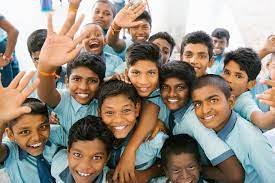
#> input picture photos/group2.jpg, 275 x 183 px
$ python face_detect.py
#> lines starting #> are read from the running program, lines starting #| are printed output that depends on the picture; after the words box and inside, x2 and y2 are one past the last pixel; in counts of white or black regions, pixels touching at a corner belong together
import cv2 as cv

img=cv.imread('photos/group2.jpg')
#> img is the input picture: shape (183, 275, 3); mean B, G, R 126, 138.8, 151.1
cv.imshow('Zakki Formal',img)

gray=cv.cvtColor(img,cv.COLOR_BGR2GRAY)
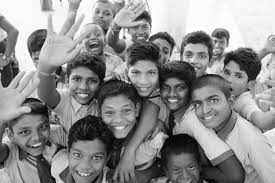
#> gray: shape (183, 275); min 0, max 255, mean 141
cv.imshow('Gray',gray)

haar_cascade=cv.CascadeClassifier('haar_face.xml')

faces_rect=haar_cascade.detectMultiScale(gray,scaleFactor=1.1,minNeighbors=1)
#> faces_rect = [[89, 3, 24, 24], [128, 18, 25, 25], [158, 75, 32, 32], [65, 65, 38, 38], [128, 60, 34, 34], [179, 42, 33, 33], [98, 96, 41, 41], [183, 82, 48, 48], [12, 113, 45, 45], [68, 141, 41, 41]]

print(len(faces_rect))
#| 10

for (x,y,w,h) in faces_rect:
    cv.rectangle(img,(x,y),(x+w,y+h),(0,255,0),thickness=2)
#> this loop made 10 passes
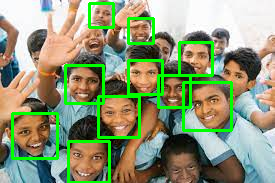
#> img: shape (183, 275, 3); 8.23% of pixels changed, all inside (x1, y1, x2, y2) = (11, 2, 233, 183)
cv.imshow('Face Detected',img)

cv.waitKey(0)

$ run again, with photos/group1.jpg copied over photos/group2.jpg
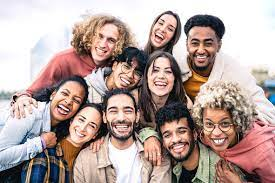
#> input picture photos/group1.jpg, 275 x 183 px
#> img is the input picture: shape (183, 275, 3); mean B, G, R 156.3, 161.3, 181.3
#> `gray=cv.cvtColor(img,cv.COLOR_BGR2GRAY)`:
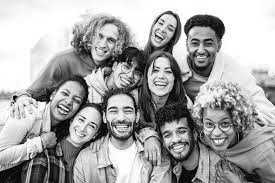
#> gray: shape (183, 275); min 0, max 255, mean 166.7
#> faces_rect = [[145, 59, 32, 32], [88, 24, 35, 35], [178, 23, 48, 48], [100, 94, 41, 41], [198, 109, 41, 41], [156, 118, 39, 39], [128, 126, 35, 35]]
#| 7
#> the loop `for (x,y,w,h) in faces_rect:` made 7 passes
#> after the loop `for (x,y,w,h) in faces_rect:`:
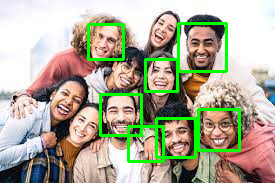
#> img: shape (183, 275, 3); 6.28% of pixels changed, all inside (x1, y1, x2, y2) = (87, 22, 241, 163)

$ run again, with photos/group3.jpg copied over photos/group2.jpg
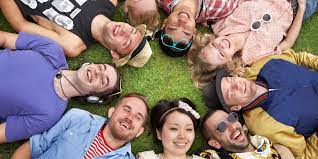
#> input picture photos/group3.jpg, 318 x 159 px
#> img is the input picture: shape (159, 318, 3); mean B, G, R 118.2, 121.6, 138.4
#> `gray=cv.cvtColor(img,cv.COLOR_BGR2GRAY)`:
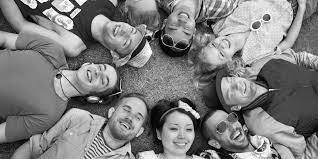
#> gray: shape (159, 318); min 0, max 255, mean 126.2
#> faces_rect = [[161, 114, 39, 39]]
#| 1
#> the loop `for (x,y,w,h) in faces_rect:` made 1 pass
#> after the loop `for (x,y,w,h) in faces_rect:`:
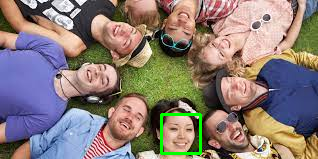
#> img: shape (159, 318, 3); 0.92% of pixels changed, all inside (x1, y1, x2, y2) = (160, 113, 202, 155)
